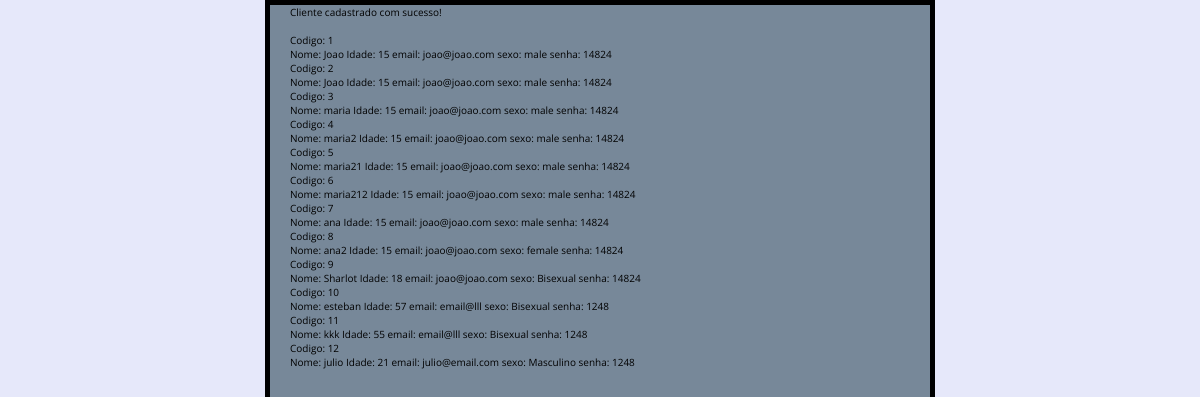
The page /cadastrando.php on the database its author committed.
### tables this page shows
CREATE TABLE IF NOT EXISTS `usuario` (
`Id_Usuario` int(20) NOT NULL,
  `nome` varchar(45) NOT NULL,
  `idade` int(20) NOT NULL,
  `email` varchar(40) NOT NULL,
  `senha` varchar(20) NOT NULL,
  `sexo` varchar(10) NOT NULL
);

### cadastrando.php (the view, shortened to what this page needs)
<html>
<head>
    <link href="styles/cadastro.css" rel="stylesheet" type="text/css">
</head>
<body>
<?php
echo "Cliente cadastrado com sucesso! <br><br>";
$link = mysqli_connect("localhost", "root", "", "hospital");
$dados = mysqli_query($link, "select * from usuario");
while ($linhas = mysqli_fetch_array($dados)):
echo "Codigo: ".$linhas["Id_Usuario"]."<br>Nome: ".$linhas["nome"]." Idade: ".$linhas["idade"]." email: ".$linhas["email"];
echo " sexo: ".$linhas["sexo"]." senha: ".$linhas["senha"];
echo "<br>";
endwhile;
?>
</body>
</html>

### styles/cadastro.css (style rules this page uses)
html { font-size: 10px; font-family: 'Open Sans', sans-serif; }
html { background-color: #E6E8FA; }
body { width: 600px; margin: 0 auto; background-color: #778899; padding: 0 40px 20px 20px; border: 5px solid black; }

### rows shown on the page
usuario: Id_Usuario "1", nome "Joao", idade "15", email "joao@joao.com", sexo "male", senha "14824"
usuario: Id_Usuario "2", nome "Joao", idade "15", email "joao@joao.com", sexo "male", senha "14824"
usuario: Id_Usuario "3", nome "maria", idade "15", email "joao@joao.com", sexo "male", senha "14824"
usuario: Id_Usuario "4", nome "maria2", idade "15", email "joao@joao.com", sexo "male", senha "14824"
usuario: Id_Usuario "5", nome "maria21", idade "15", email "joao@joao.com", sexo "male", senha "14824"
usuario: Id_Usuario "6", nome "maria212", idade "15", email "joao@joao.com", sexo "male", senha "14824"
usuario: Id_Usuario "7", nome "ana", idade "15", email "joao@joao.com", sexo "male", senha "14824"
usuario: Id_Usuario "8", nome "ana2", idade "15", email "joao@joao.com", sexo "female", senha "14824"
usuario: Id_Usuario "9", nome "Sharlot", idade "18", email "joao@joao.com", sexo "Bisexual", senha "14824"
usuario: Id_Usuario "10", nome "esteban", idade "57", email "email@lll", sexo "Bisexual", senha "1248"
usuario: Id_Usuario "11", nome "kkk", idade "55", email "email@lll", sexo "Bisexual", senha "1248"
usuario: Id_Usuario "12", nome "julio", idade "21", email "julio@email.com", sexo "Masculino", senha "1248"
